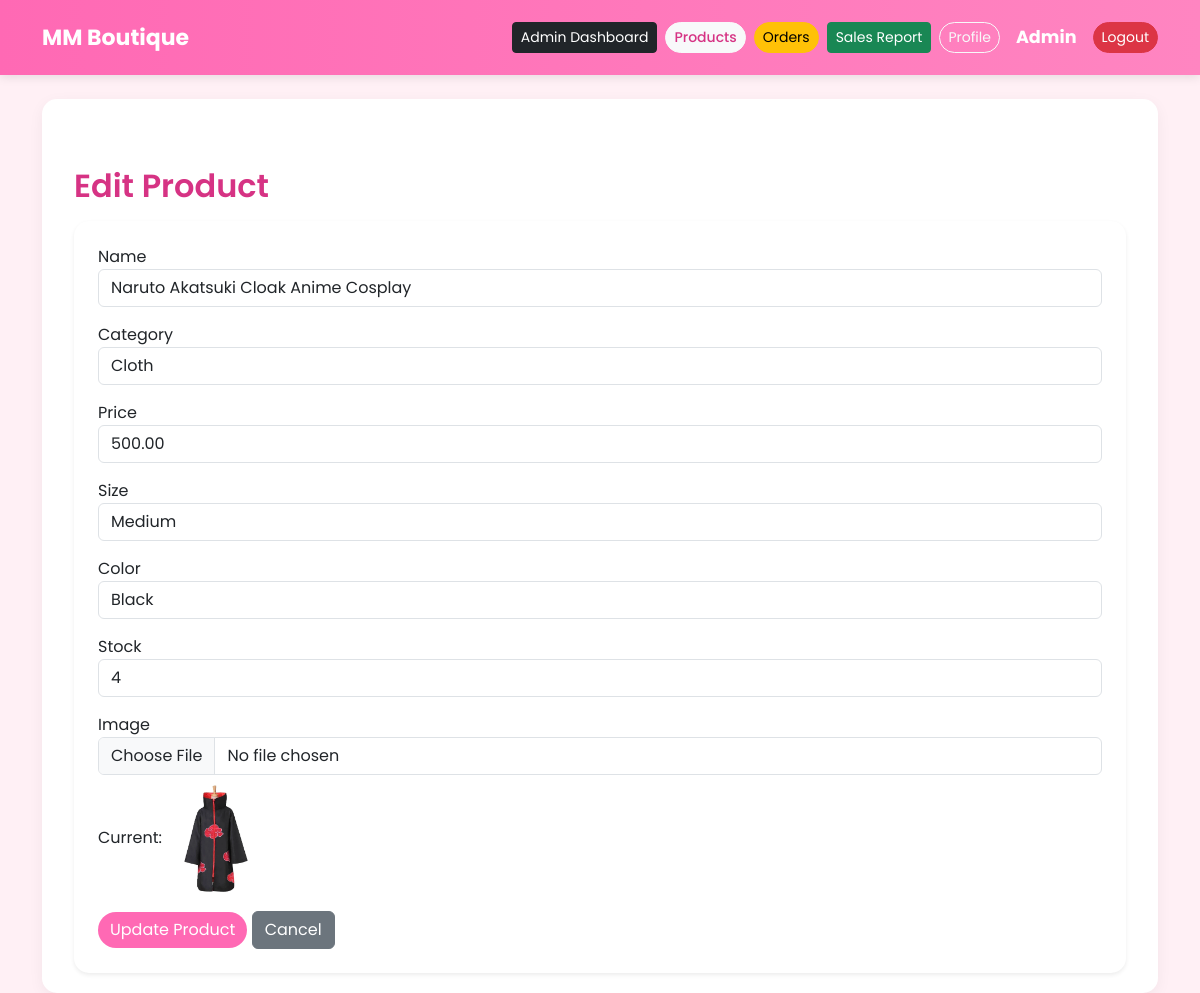
The app's page /staff/products/edit/2/ (signed in) with its own data.
### store/models.py (models this page shows, shortened)
class Product(models.Model):
    name = models.CharField(max_length=200)
    category = models.ForeignKey(Category, on_delete=models.CASCADE)
    price = models.DecimalField(max_digits=10, decimal_places=2)
    size = models.CharField(max_length=50)
    color = models.CharField(max_length=50)
    image = models.ImageField(upload_to='products/', blank=True, null=True)
    stock = models.IntegerField()

class Category(models.Model):
    name = models.CharField(max_length=100)

### store/views.py (the view, shortened to what this page needs)
# urls.py: path('staff/products/edit/<int:product_id>/', views.edit_product, name='edit_product'),
@staff_member_required
def edit_product(request, product_id):
    product = get_object_or_404(Product, id=product_id)
    categories = Category.objects.all()
    return render(request, 'store/staff/edit_product.html', {
        'product': product,
        'categories': categories
    })

### store/templates/store/staff/edit_product.html (shortened to what this page needs)
{% extends 'store/base.html' %}
{% block content %}
<div class="container mt-5">
    <h2>Edit Product</h2>
    <div class="card p-4 mt-3 shadow-sm">
        <form method="POST" enctype="multipart/form-data">
            <div class="mb-3">
                <label>Name</label>
                <input type="text" name="name" value="{{ product.name }}" class="form-control" required>
            </div>
            <div class="mb-3">
                <label>Category</label>
                <select name="category" class="form-control" required>
                    {% for category in categories %}
                        <option value="{{ category.id }}"
                            {% if product.category.id == category.id %}selected{% endif %}>
                            {{ category.name }}
                        </option>
                    {% endfor %}
                </select>
            </div>
            <div class="mb-3">
                <label>Price</label>
                <input type="number" step="0.01" name="price" value="{{ product.price }}" class="form-control" required>
            </div>
            <div class="mb-3">
                <label>Size</label>
                <input type="text" name="size" value="{{ product.size }}" class="form-control" required>
            </div>
            <div class="mb-3">
                <label>Color</label>
                <input type="text" name="color" value="{{ product.color }}" class="form-control" required>
            </div>
            <div class="mb-3">
                <label>Stock</label>
                <input type="number" name="stock" value="{{ product.stock }}" class="form-control" required>
            </div>
            <div class="mb-3">
                <label>Image</label>
                <input type="file" name="image" class="form-control">
                {% if product.image %}
                    <p class="mt-2">Current: <img src="{{ product.image.url }}" width="100"></p>
                {% endif %}
            </div>
            <button type="submit" class="btn btn-primary">Update Product</button>
            <a href="{% url 'manage_products' %}" class="btn btn-secondary">Cancel</a>
        </form>
    </div>
</div>
{% endblock %}

### store/templates/store/base.html (shortened to what this page needs)
<!DOCTYPE html>
<html>
<head>
    <link href="https://cdn.jsdelivr.net/npm/bootstrap@5.3.0/dist/css/bootstrap.min.css" rel="stylesheet">
</head>
<body>
<nav class="navbar navbar-expand-lg py-3">
    <div class="container d-flex justify-content-between align-items-center">
        <a class="navbar-brand m-0" href="{% url 'landing' %}">MM Boutique</a>
        <div class="d-flex align-items-center gap-2 flex-wrap">
            {% if user.is_authenticated %}
                {% if user.is_superuser %}
                    <a href="{% url 'admin_dashboard' %}" class="btn btn-dark btn-sm">Admin Dashboard</a>
                    <a href="{% url 'manage_products' %}" class="btn btn-light btn-sm">Products</a>
                    <a href="{% url 'manage_orders' %}" class="btn btn-warning btn-sm">Orders</a>
                    <a href="{% url 'sales_report' %}" class="btn btn-success btn-sm">Sales Report</a>
                    <a href="{% url 'staff_profile' %}" class="btn btn-outline-light btn-sm">Profile</a>
                {% endif %}
                <span class="text-white fw-bold mx-2" style="font-size: 1.1rem;">{{ user.username }}</span>
                <a href="{% url 'logout' %}" class="btn btn-danger btn-sm">Logout</a>
            {% else %}
                <a href="{% url 'login' %}" class="btn btn-outline-light btn-sm me-1">Login</a>
                <a href="{% url 'register' %}" class="btn btn-light btn-sm text-pink fw-bold">Register</a>
            {% endif %}
        </div>
    </div>
</nav>
<div class="container mt-4">
    <div class="main-container">
        {% block content %}{% endblock %}
    </div>
</div>
</body>
</html>

### store/templates/store/base.html (style rules this page uses)
body { font-family: 'Poppins', sans-serif; background-color: #fff0f5; background-image: url('https://www.transparenttextures.com/patterns/flowers.png'); }
.navbar { background: linear-gradient(to right, #ff69b4, #ff85c1) !important; box-shadow: 0 2px 10px rgba(0,0,0,0.1); }
.navbar-brand { font-weight: bold; font-size: 22px; color: white !important; }
.btn-primary { background-color: #ff69b4; border: none; border-radius: 25px; }
.btn-light { border-radius: 25px; color: #d63384; font-weight: 500; }
.btn-warning, .btn-info, .btn-danger, .btn-outline-light { border-radius: 25px; }
.card { border-radius: 15px; border: none; transition: 0.3s; }
h1, h2, h3 { color: #d63384; font-weight: 600; }
.main-container { background: white; padding: 20px; border-radius: 15px; box-shadow: 0 4px 15px rgba(0,0,0,0.05); }

### records on screen
Product: name "Naruto Akatsuki Cloak Anime Cosplay", category "Cloth", price "500.00", size "Medium", color "Black", stock "4", image (picture)

### other values on screen
{{ user.username }} "Admin"
